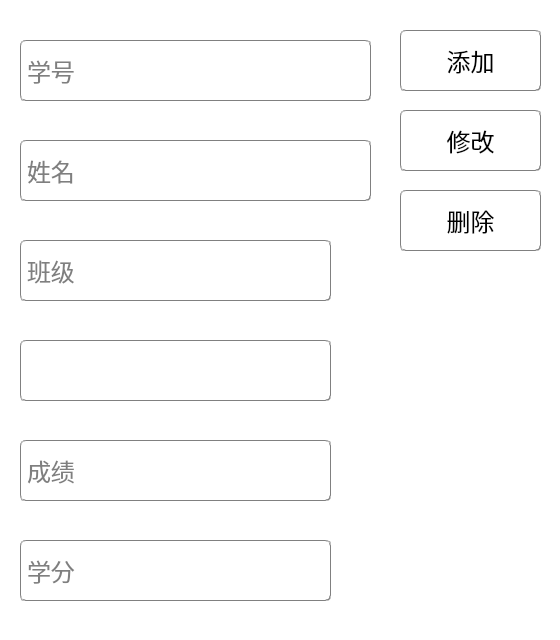
<?xml version="1.0" encoding="UTF-8"?>
<ui version="4.0">
 <class>score_input</class>
 <widget class="QDialog" name="score_input">
  <property name="geometry">
   <rect>
    <x>0</x>
    <y>0</y>
    <width>560</width>
    <height>640</height>
   </rect>
  </property>
  <property name="minimumSize">
   <size>
    <width>560</width>
    <height>640</height>
   </size>
  </property>
  <property name="maximumSize">
   <size>
    <width>560</width>
    <height>640</height>
   </size>
  </property>
  <property name="font">
   <font>
    <family>微软雅黑</family>
    <pointsize>18</pointsize>
   </font>
  </property>
  <property name="windowTitle">
   <string>成绩录入</string>
  </property>
  <property name="styleSheet">
   <string notr="true">#score_input{
background-color: rgb(255, 255, 255);
border-image: url(:/image/image/backpage_common.png);
}</string>
  </property>
  <widget class="QPushButton" name="button_add">
   <property name="geometry">
    <rect>
     <x>400</x>
     <y>30</y>
     <width>141</width>
     <height>61</height>
    </rect>
   </property>
   <property name="font">
    <font>
     <family>微软雅黑 Light</family>
     <pointsize>18</pointsize>
    </font>
   </property>
   <property name="styleSheet">
    <string notr="true">QPushButton#button_add{
border:1px groove gray;
border-radius:5px;
padding:2px 4px;
color: rgb(0, 0, 0);
background-color: rgba(255,255,255, 255);
}

QPushButton#button_add:hover{
border:1px groove gray;
border-radius:5px;
padding:2px 4px;
color: rgb(0, 0, 0);
background-color: rgba(240,255,255,255);
}
 
QPushButton#button_add:pressed{
border:1px groove gray;
border-radius:5px;
padding:2px 4px;
color: rgb(0, 0, 0);
background-color: rgba(225,255,255, 255);
padding-left:6px;
padding-top:6px;
}

QPushButton#button_add:disabled{
border:1px groove gray;
border-radius:5px;
padding:2px 4px;
color: rgb(176,196,222);
background-color: rgba(255,255,255,255);
padding-left:6px;
padding-top:6px;
}</string>
   </property>
   <property name="text">
    <string>添加</string>
   </property>
  </widget>
  <widget class="QPushButton" name="button_revision">
   <property name="geometry">
    <rect>
     <x>400</x>
     <y>110</y>
     <width>141</width>
     <height>61</height>
    </rect>
   </property>
   <property name="font">
    <font>
     <family>微软雅黑 Light</family>
     <pointsize>18</pointsize>
    </font>
   </property>
   <property name="styleSheet">
    <string notr="true">QPushButton#button_revision{
border:1px groove gray;
border-radius:5px;
padding:2px 4px;
color: rgb(0, 0, 0);
background-color: rgba(255,255,255, 255);
}

QPushButton#button_revision:hover{
border:1px groove gray;
border-radius:5px;
padding:2px 4px;
color: rgb(0, 0, 0);
background-color: rgba(240,255,255,255);
}
 
QPushButton#button_revision:pressed{
border:1px groove gray;
border-radius:5px;
padding:2px 4px;
color: rgb(0, 0, 0);
background-color: rgba(225,255,255, 255);
padding-left:6px;
padding-top:6px;
}

QPushButton#button_revision:disabled{
border:1px groove gray;
border-radius:5px;
padding:2px 4px;
color: rgb(176,196,222);
background-color: rgba(255,255,255,255);
padding-left:6px;
padding-top:6px;
}</string>
   </property>
   <property name="text">
    <string>修改</string>
   </property>
  </widget>
  <widget class="QPushButton" name="button_delete">
   <property name="geometry">
    <rect>
     <x>400</x>
     <y>190</y>
     <width>141</width>
     <height>61</height>
    </rect>
   </property>
   <property name="font">
    <font>
     <family>微软雅黑 Light</family>
     <pointsize>18</pointsize>
    </font>
   </property>
   <property name="styleSheet">
    <string notr="true">QPushButton#button_delete{
border:1px groove gray;
border-radius:5px;
padding:2px 4px;
color: rgb(0, 0, 0);
background-color: rgba(255,255,255, 255);
}

QPushButton#button_delete:hover{
border:1px groove gray;
border-radius:5px;
padding:2px 4px;
color: rgb(0, 0, 0);
background-color: rgba(240,255,255,255);
}
 
QPushButton#button_delete:pressed{
border:1px groove gray;
border-radius:5px;
padding:2px 4px;
color: rgb(0, 0, 0);
background-color: rgba(225,255,255, 255);
padding-left:6px;
padding-top:6px;
}

QPushButton#button_delete:disabled{
border:1px groove gray;
border-radius:5px;
padding:2px 4px;
color: rgb(176,196,222);
background-color: rgba(255,255,255,255);
padding-left:6px;
padding-top:6px;
}</string>
   </property>
   <property name="text">
    <string>删除</string>
   </property>
  </widget>
  <widget class="QLineEdit" name="line_name">
   <property name="geometry">
    <rect>
     <x>20</x>
     <y>140</y>
     <width>351</width>
     <height>61</height>
    </rect>
   </property>
   <property name="font">
    <font>
     <family>微软雅黑 Light</family>
     <pointsize>18</pointsize>
    </font>
   </property>
   <property name="styleSheet">
    <string notr="true">border:1px groove gray;
border-radius:5px;
padding:2px 4px;
background-color: rgba(255,255,255,128);</string>
   </property>
   <property name="readOnly">
    <bool>true</bool>
   </property>
   <property name="placeholderText">
    <string>姓名</string>
   </property>
   <property name="clearButtonEnabled">
    <bool>false</bool>
   </property>
  </widget>
  <widget class="QLineEdit" name="line_id">
   <property name="geometry">
    <rect>
     <x>20</x>
     <y>40</y>
     <width>351</width>
     <height>61</height>
    </rect>
   </property>
   <property name="font">
    <font>
     <family>微软雅黑 Light</family>
     <pointsize>18</pointsize>
    </font>
   </property>
   <property name="styleSheet">
    <string notr="true">border:1px groove gray;
border-radius:5px;
padding:2px 4px;
background-color: rgba(255,255,255,128);</string>
   </property>
   <property name="maxLength">
    <number>11</number>
   </property>
   <property name="placeholderText">
    <string>学号</string>
   </property>
   <property name="clearButtonEnabled">
    <bool>true</bool>
   </property>
  </widget>
  <widget class="QLineEdit" name="line_class">
   <property name="geometry">
    <rect>
     <x>20</x>
     <y>240</y>
     <width>311</width>
     <height>61</height>
    </rect>
   </property>
   <property name="font">
    <font>
     <family>微软雅黑 Light</family>
     <pointsize>18</pointsize>
    </font>
   </property>
   <property name="styleSheet">
    <string notr="true">border:1px groove gray;
border-radius:5px;
padding:2px 4px;
background-color: rgba(255,255,255,128);</string>
   </property>
   <property name="readOnly">
    <bool>true</bool>
   </property>
   <property name="placeholderText">
    <string>班级</string>
   </property>
   <property name="clearButtonEnabled">
    <bool>false</bool>
   </property>
  </widget>
  <widget class="QLineEdit" name="line_score">
   <property name="geometry">
    <rect>
     <x>20</x>
     <y>440</y>
     <width>311</width>
     <height>61</height>
    </rect>
   </property>
   <property name="font">
    <font>
     <family>微软雅黑 Light</family>
     <pointsize>18</pointsize>
    </font>
   </property>
   <property name="styleSheet">
    <string notr="true">border:1px groove gray;
border-radius:5px;
padding:2px 4px;
background-color: rgba(255,255,255,128);</string>
   </property>
   <property name="placeholderText">
    <string>成绩</string>
   </property>
   <property name="clearButtonEnabled">
    <bool>true</bool>
   </property>
  </widget>
  <widget class="QComboBox" name="cbb_subject">
   <property name="geometry">
    <rect>
     <x>20</x>
     <y>340</y>
     <width>311</width>
     <height>61</height>
    </rect>
   </property>
   <property name="font">
    <font>
     <family>微软雅黑 Light</family>
     <pointsize>18</pointsize>
    </font>
   </property>
   <property name="styleSheet">
    <string notr="true">QComboBox::drop-down {
    subcontrol-origin: padding;
    subcontrol-position: top right;
    width: 20px;

    border-top-right-radius: 5px;
    border-bottom-right-radius: 5px;
}
QComboBox::down-arrow {
	image: url(:/image/image/icon/arrow_down.png);
}


QComboBox#cbb_subject{
border:1px groove gray;
border-radius:5px;
padding:2px 4px;
background-color: rgba(255,255,255,255);
}

QComboBox#cbb_subject:hover{
border-color: rgb(213, 198, 255);
border-radius:5px;
padding:2px 4px;
color: rgb(0, 0, 0);
background-color: rgba(255,255,255,255);
}</string>
   </property>
  </widget>
  <widget class="QLineEdit" name="line_credit">
   <property name="geometry">
    <rect>
     <x>20</x>
     <y>540</y>
     <width>311</width>
     <height>61</height>
    </rect>
   </property>
   <property name="font">
    <font>
     <family>微软雅黑 Light</family>
     <pointsize>18</pointsize>
    </font>
   </property>
   <property name="styleSheet">
    <string notr="true">border:1px groove gray;
border-radius:5px;
padding:2px 4px;
background-color: rgba(255,255,255,128);</string>
   </property>
   <property name="readOnly">
    <bool>true</bool>
   </property>
   <property name="placeholderText">
    <string>学分</string>
   </property>
   <property name="clearButtonEnabled">
    <bool>false</bool>
   </property>
  </widget>
 </widget>
 <resources/>
 <connections/>
</ui>
